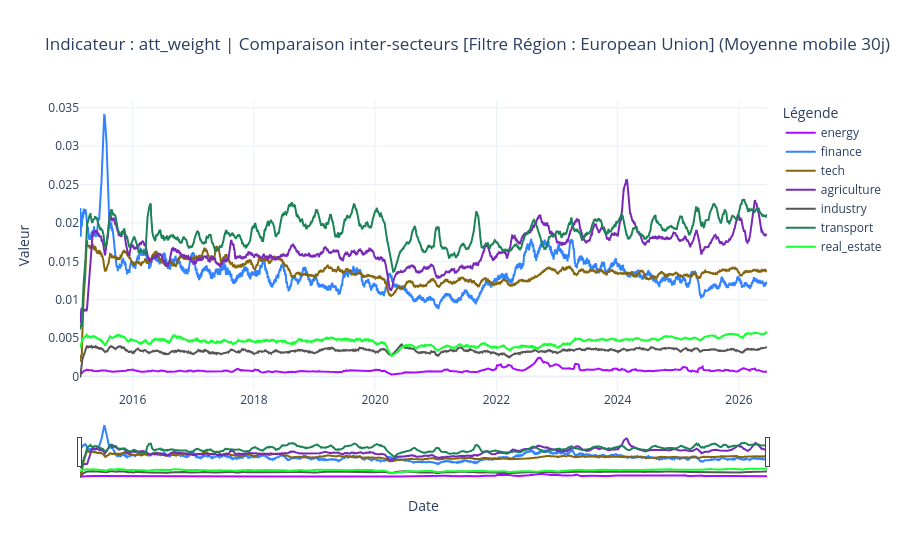

Source (notebook cell):
### Markdown cell above
### Viz

plot_gdelt_indicator(df_global, df_geo, metric, mode="sectors", sector_name=None, sector_keys=None, region_keys=None, region_filter=None, rolling_window=14):
    
    """
    Trace la série temporelle d'un indicateur GDELT en piochant intelligemment dans la base globale ou régionale.

    Paramètres:
    - df_global : DataFrame des indicateurs mondiaux.
    - df_geo : DataFrame des indicateurs régionaux.
    - metric : str, l'indicateur à tracer (ex: 'att_weight', 'sent_cont', 'axs_bin').
    - mode : 'sectors', 'categories', ou 'regions'.
    - sector_name : str, requis si mode='categories' ou 'regions'.
    - sector_keys : list, requis si mode='sectors'.
    - region_keys : list, requis si mode='regions' (ex: ['US', 'France']).
    - region_filter : str, optionnel. Permet d'appliquer le mode 'sectors/categories' sur UN seul pays.
    - rolling_window : int, jours pour la moyenne mobile (1 = données brutes).
    """

### Code cell
plot_gdelt_indicator(
    df_global, df_geo, 
    metric='att_weight', mode='sectors', sector_keys=['energy', 'finance', 'tech', 'agriculture', 'industry', 'commodity', 'transport', 'real_estate'], region_filter ="European Union", rolling_window=30
)

### Figure 1 — Plotly figure (JSON) as saved in the notebook; plotly's stock layout.template omitted (floating-point values rounded to 4 significant figures; data arrays with more than 128 entries replaced by an {"elided": "..."} marker saying what was removed)
{"data": [{"hovertemplate": "Série=energy<br>period=%{x}<br>Valeur=%{y}<extra></extra>", "legendgroup": "energy", "line": {"color": "#AA0DFE", "dash": "solid"}, "marker": {"symbol": "circle"}, "mode": "lines", "name": "energy", "orientation": "v", "showlegend": true, "type": "scatter", "x": {"elided": "4123 str values"}, "xaxis": "x", "y": {"elided": "4123 float values"}, "yaxis": "y"}, {"hovertemplate": "Série=finance<br>period=%{x}<br>Valeur=%{y}<extra></extra>", "legendgroup": "finance", "line": {"color": "#3283FE", "dash": "solid"}, "marker": {"symbol": "circle"}, "mode": "lines", "name": "finance", "orientation": "v", "showlegend": true, "type": "scatter", "x": {"elided": "4123 str values"}, "xaxis": "x", "y": {"elided": "4123 float values"}, "yaxis": "y"}, {"hovertemplate": "Série=tech<br>period=%{x}<br>Valeur=%{y}<extra></extra>", "legendgroup": "tech", "line": {"color": "#85660D", "dash": "solid"}, "marker": {"symbol": "circle"}, "mode": "lines", "name": "tech", "orientation": "v", "showlegend": true, "type": "scatter", "x": {"elided": "4123 str values"}, "xaxis": "x", "y": {"elided": "4123 float values"}, "yaxis": "y"}, {"hovertemplate": "Série=agriculture<br>period=%{x}<br>Valeur=%{y}<extra></extra>", "legendgroup": "agriculture", "line": {"color": "#782AB6", "dash": "solid"}, "marker": {"symbol": "circle"}, "mode": "lines", "name": "agriculture", "orientation": "v", "showlegend": true, "type": "scatter", "x": {"elided": "4123 str values"}, "xaxis": "x", "y": {"elided": "4123 float values"}, "yaxis": "y"}, {"hovertemplate": "Série=industry<br>period=%{x}<br>Valeur=%{y}<extra></extra>", "legendgroup": "industry", "line": {"color": "#565656", "dash": "solid"}, "marker": {"symbol": "circle"}, "mode": "lines", "name": "industry", "orientation": "v", "showlegend": true, "type": "scatter", "x": {"elided": "4123 str values"}, "xaxis": "x", "y": {"elided": "4123 float values"}, "yaxis": "y"}, {"hovertemplate": "Série=transport<br>period=%{x}<br>Valeur=%{y}<extra></extra>", "legendgroup": "transport", "line": {"color": "#1C8356", "dash": "solid"}, "marker": {"symbol": "circle"}, "mode": "lines", "name": "transport", "orientation": "v", "showlegend": true, "type": "scatter", "x": {"elided": "4123 str values"}, "xaxis": "x", "y": {"elided": "4123 float values"}, "yaxis": "y"}, {"hovertemplate": "Série=real_estate<br>period=%{x}<br>Valeur=%{y}<extra></extra>", "legendgroup": "real_estate", "line": {"color": "#16FF32", "dash": "solid"}, "marker": {"symbol": "circle"}, "mode": "lines", "name": "real_estate", "orientation": "v", "showlegend": true, "type": "scatter", "x": {"elided": "4123 str values"}, "xaxis": "x", "y": {"elided": "4123 float values"}, "yaxis": "y"}], "layout": {"hovermode": "x unified", "legend": {"title": {"text": "Légende"}, "tracegroupgap": 0}, "title": {"text": "Indicateur : att_weight | Comparaison inter-secteurs [Filtre Région : European Union] (Moyenne mobile 30j)"}, "xaxis": {"anchor": "y", "domain": [0, 1], "rangeslider": {"visible": true}, "title": {"text": "Date"}}, "yaxis": {"anchor": "x", "domain": [0, 1], "title": {"text": "Valeur"}}}}
